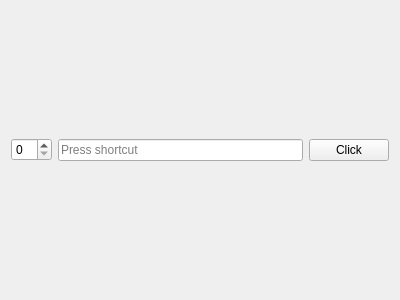
<?xml version="1.0" encoding="UTF-8"?>
<ui version="4.0">
 <class>MainWindow</class>
 <widget class="QMainWindow" name="MainWindow">
  <property name="geometry">
   <rect>
    <x>0</x>
    <y>0</y>
    <width>400</width>
    <height>300</height>
   </rect>
  </property>
  <property name="windowTitle">
   <string>MainWindow</string>
  </property>
  <widget class="QWidget" name="centralWidget">
   <layout class="QHBoxLayout" name="horizontalLayout">
    <item>
     <widget class="QSpinBox" name="intervalBox"/>
    </item>
    <item>
     <widget class="QKeySequenceEdit" name="startSequenceEdit"/>
    </item>
    <item>
     <widget class="QPushButton" name="startButton">
      <property name="text">
       <string>Click</string>
      </property>
      <property name="flat">
       <bool>false</bool>
      </property>
     </widget>
    </item>
   </layout>
  </widget>
 </widget>
 <layoutdefault spacing="6" margin="11"/>
 <resources/>
 <connections/>
</ui>
